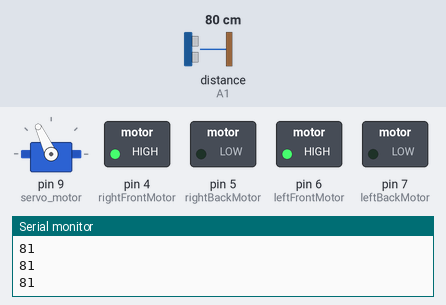
Simulated run of this sketch. Board: Arduino Uno, built with avr-gcc and run on an emulated ATmega328P. Shown: servo, switched loads named in the sketch (green lamp = pin HIGH), the last lines printed to the serial monitor. The inputs (shaded band) are chosen by the test bench; at power-on: distance to the obstacle (sensor on A1) 80 cm. The echo pulse lasts 58.3 µs per cm.

Above: at 3.9 s.
4.0 s: distance to the obstacle (sensor on A1) set to 38 cm
5.5 s: distance to the obstacle (sensor on A1) set to 32 cm
At 7.1 s:
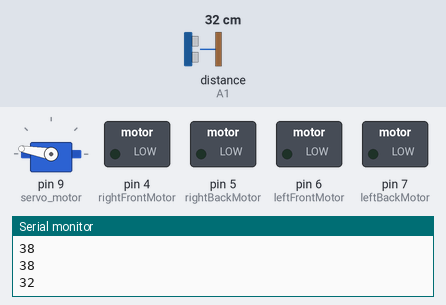
At 8.1 s:
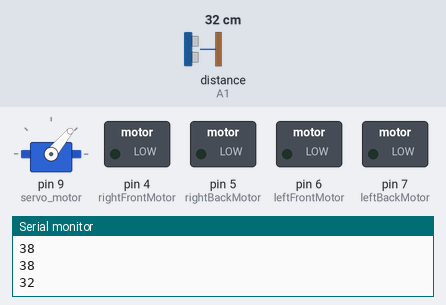
Timing chart, 0 to 17.5 s (numbered marks = the images above; inputs shaded):
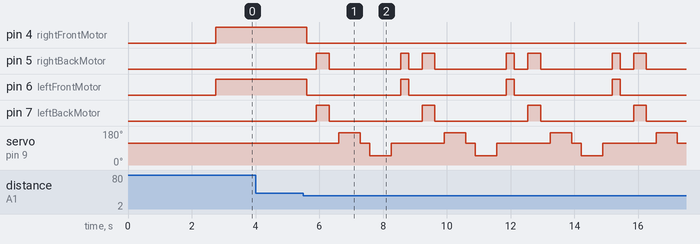

The sketch:

obstacleAvoiding.ino
```cpp
#include <Servo.h>
#include <NewPing.h>

const int rightFrontMotor = 4;
const int rightBackMotor = 5;
const int leftFrontMotor = 6;
const int leftBackMotor = 7;

#define trig_pin A2
#define echo_pin A1
#define max_distance 200

boolean goesForward = false;
int distance = 100;

Servo servo_motor;
NewPing sonar(trig_pin, echo_pin, max_distance);

void setup() {
  // put your setup code here, to run once:
  pinMode(rightFrontMotor, OUTPUT);
  pinMode(rightBackMotor, OUTPUT);
  pinMode(leftFrontMotor, OUTPUT);
  pinMode(leftBackMotor, OUTPUT);

  servo_motor.attach(9);
  Serial.begin(9600);

  servo_motor.write(115);
  delay(2000);
  distance = readPing();
  delay(100);
  distance = readPing();
  delay(100);
  distance = readPing();
  delay(100);
  distance = readPing();
  delay(100);

}

void loop() {
//  servo_motor.write(170);
//  delay(1000);
//  servo_motor.write(50);
//  delay(1000);
  int distanceRight = 0;
  int distanceLeft = 0;
  Serial.println(distance);
  delay(50);

  if (distance <= 35) {
    moveStop();
    delay(300);
    moveBackward();
    delay(400);
    moveStop();
    delay(300);

    distanceRight = lookRight();
    delay(300);
    distanceLeft = lookLeft();
    delay(300);

    if(distance >= distanceLeft) {
      turnRight();
      moveStop();
    }
    else {
      turnLeft();
      moveStop();
    }
  }

  else {
    moveForward();
  }

  distance = readPing();

}

int readPing() {
  delay(70);
  int cm = sonar.ping_cm();

  if(cm == 0) {
    cm = 250;
  }

  return cm;
}

int lookLeft() {
  servo_motor.write(50);
  delay(500);

  int distance = readPing();
  delay(100);

  servo_motor.write(115);

  return distance;
}

int lookRight() {
  servo_motor.write(170);
  delay(500);

  int distance = readPing();
  delay(100);

  servo_motor.write(115);

  return distance;
}

void moveStop() {
  digitalWrite(rightFrontMotor, LOW);
  digitalWrite(rightBackMotor, LOW);
  digitalWrite(leftFrontMotor, LOW);
  digitalWrite(leftBackMotor, LOW);
}

void moveForward() {
  if(!goesForward) {
    goesForward = true;

    digitalWrite(rightFrontMotor, HIGH);
    digitalWrite(leftFrontMotor, HIGH);

    digitalWrite(rightBackMotor, LOW);
    digitalWrite(leftBackMotor, LOW);
  }
}

void moveBackward() {
  goesForward = false;

  digitalWrite(rightBackMotor, HIGH);
  digitalWrite(leftBackMotor, HIGH);

  digitalWrite(rightFrontMotor, LOW);
  digitalWrite(leftFrontMotor, LOW);
}

void turnLeft() {
  digitalWrite(rightFrontMotor, HIGH);
  digitalWrite(rightBackMotor, LOW);

  digitalWrite(leftFrontMotor, LOW);
  digitalWrite(leftBackMotor, HIGH);

  delay(250);

  digitalWrite(rightFrontMotor, HIGH);
  digitalWrite(leftFrontMotor, HIGH);

  digitalWrite(rightBackMotor, LOW);
  digitalWrite(leftBackMotor, LOW);
}

void turnRight() {
  digitalWrite(leftFrontMotor, HIGH);
  digitalWrite(leftBackMotor, LOW);

  digitalWrite(rightFrontMotor, LOW);
  digitalWrite(rightBackMotor, HIGH);

  delay(250);

  digitalWrite(rightFrontMotor, HIGH);
  digitalWrite(leftFrontMotor, HIGH);

  digitalWrite(rightBackMotor, LOW);
  digitalWrite(leftBackMotor, LOW);
}
```

Measured:
- the behaviour switches between 36 and 35 cm on distance to the obstacle (sensor on A1) (found by bisection; images 0 and 1)
- after the input at 5.5 s, pin 4 (rightFrontMotor): HIGH → LOW after 0.11 s; pin 5 (rightBackMotor): LOW → HIGH after 0.41 s, then repeats every 3.3 s: LOW 2.2 s, HIGH 0.25 s, LOW 0.42 s, HIGH 0.40 s
